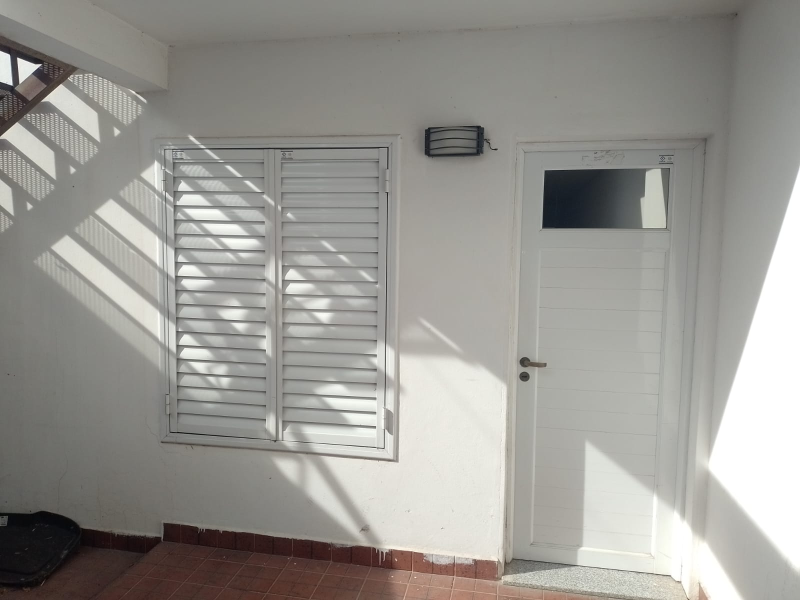
#> input picture practico-10/img1.jpeg, 1600 x 1200 px (shown at 1/2 size)
$ python practico-10.py
#> lines starting #> are read from the running program, lines starting #| are printed output that depends on the picture
import numpy as np;
import cv2;
import  math

def getImage(imgName):
#> called with imgName = 'img1.jpeg'
    imgReaded = cv2.imread(imgName)
#> imgReaded is the input picture: shape (1200, 1600, 3); mean B, G, R 146.8, 151.9, 153.6
    return cv2.resize(imgReaded,(800, 600), interpolation=cv2.INTER_CUBIC)
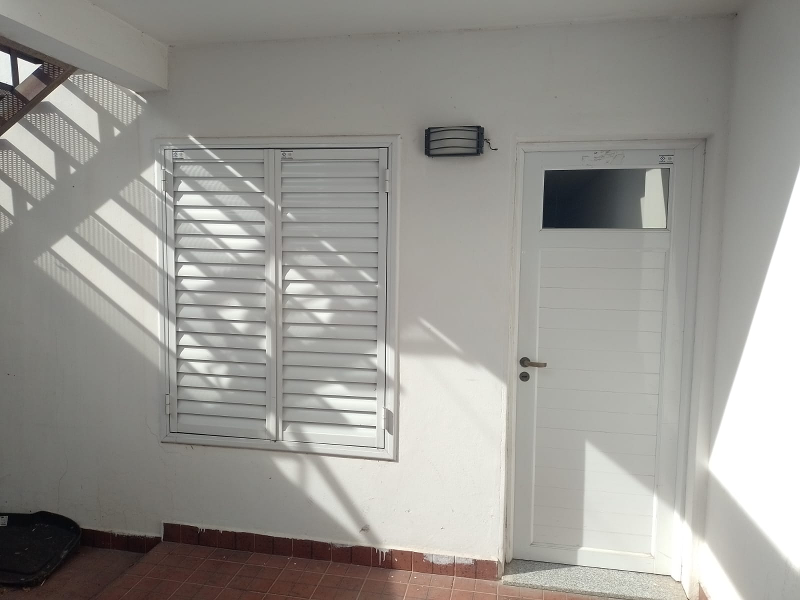
#> returned value: shape (600, 800, 3); mean of channels 0, 1, 2 146.8, 151.9, 153.6; drawn as B, G, R

def getRatioFromReference(FIRST_POINT, SECOND_POINT, THIRD_POINT, FOURTH_POINT):
    global ratio, euclideanDistanceReference
    referenceWidthPx = SECOND_POINT[0] - FIRST_POINT[0]

    euclideanDistanceReference = math.sqrt(math.pow(referenceWidthPx, 2) +
                            math.pow(FOURTH_POINT[1] - THIRD_POINT[1], 2))

    return referenceWidthPx / euclideanDistanceReference

def getMeasurement():
    global counter, firstImg, firstImgCopy, ratio, counter, selectedPoints, euclideanDistanceReference
    cv2.namedWindow(winname= "Calculo de distancia entre dos puntos")
    cv2.setMouseCallback("Calculo de distancia entre dos puntos", drawDot)

    while(1):
        while counter < 2:
            cv2.imshow("Calculo de distancia entre dos puntos", firstImgCopy)
            key = cv2.waitKey(1) & 0xFF
#> (key q is pressed here)
            if key ==  ord('q'):
                break
            elif key == ord('r'):
                firstImgCopy = firstImg.copy()
                counter = 0

        cv2.imshow("Calculo de distancia entre dos puntos", firstImgCopy)
        #En caso de que se agregue otros puntos, estos son borrados
        if counter > 2:
            counter = 2
            del selectedPoints[2:len(selectedPoints) - 1]

#> (the run stopped early here; a loop or call above may not have finished)

$ run again, with practico-10/img2.jpeg copied over practico-10/img1.jpeg
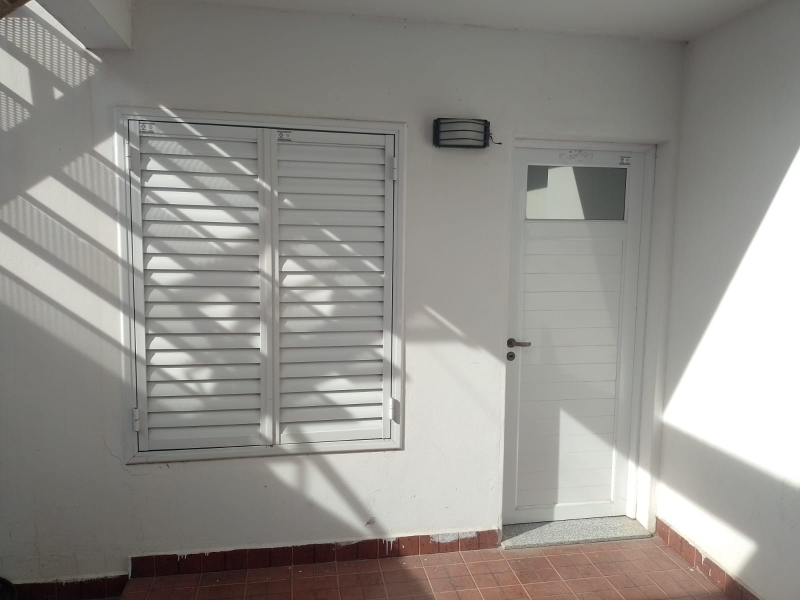
#> input picture practico-10/img2.jpeg, 1600 x 1200 px (shown at 1/2 size)
#> in getImage, imgReaded is the input picture: shape (1200, 1600, 3); mean B, G, R 139.1, 144.3, 146.8
#> in getImage, `return cv2.resize(imgReaded,(800, 600), interpolation=cv2.INTER_CUBIC)`:
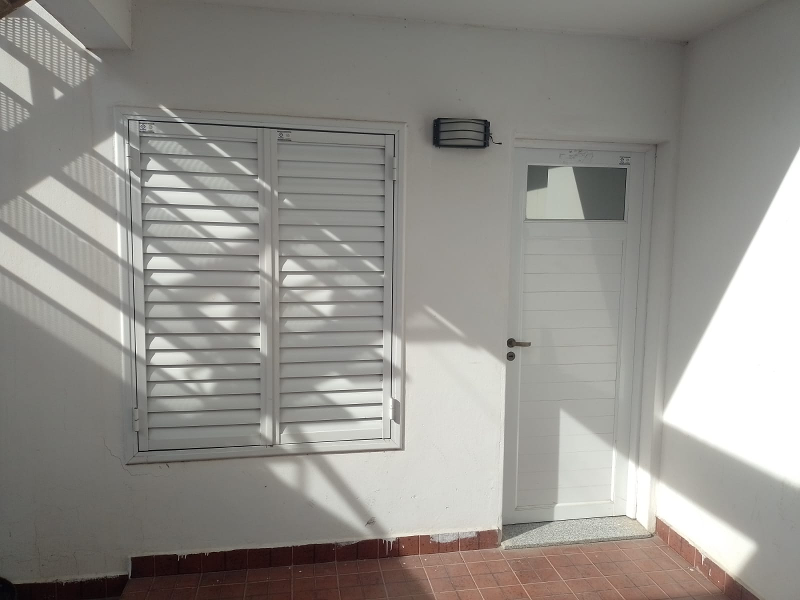
#> returned value: shape (600, 800, 3); mean of channels 0, 1, 2 139.1, 144.3, 146.8; drawn as B, G, R
